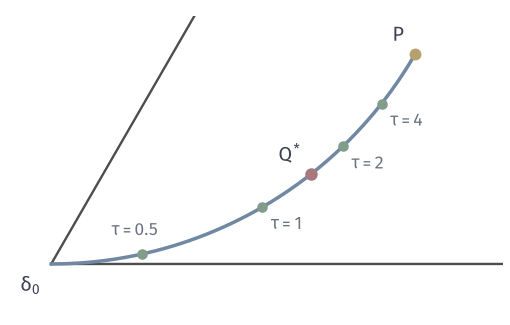

Source code (Python):
"""Gibbs path Q_tau propto P e^{-V/tau}, P uniform on {0,1,2}, V(x)=x, tau in (0,inf):
from delta_0 (tau->0) to P (tau->inf), drawn in the lower-left part of the simplex.
Green points tau=0.5,1,2,4; red point tau=1/ln2 -> (4/7,2/7,1/7); yellow point P."""
from pathlib import Path
import sys
HERE = Path(__file__).resolve().parent
sys.path.insert(0, str(HERE.parent/"dsel-common"))
from common import *

def gibbs(t):
    return tilt(U3, X3, -1/t)
fig, a = figure(width_mm=72, height_mm=46)
simplex_axes(a, labels=False)
a.text(-0.015, -0.015, r'$\delta_0$', ha='right', va='top')
ts = np.exp(np.linspace(math.log(0.08), math.log(200), 500))
Pth = np.array([gibbs(t) for t in ts]); x, y = simplex_xy(Pth)
a.plot(x, y, color=BLUE, lw=1.4)
for t in (0.5, 1, 2, 4):
    gx, gy = simplex_xy(gibbs(t)); a.scatter([gx], [gy], s=12, color=GREEN, zorder=4)
    if t == 0.5:
        a.text(gx-0.01, gy+0.02, rf'$\tau={t:g}$', fontsize=7, color=MUTED, ha='center', va='bottom')
    else:
        a.text(gx+0.012, gy-0.012, rf'$\tau={t:g}$', fontsize=7, color=MUTED, ha='left', va='top')
tau = 1/math.log(2); Qs = gibbs(tau); rx, ry = simplex_xy(Qs)
a.scatter([rx], [ry], s=18, color=RED, zorder=5)
a.text(rx-0.015, ry+0.012, r'$Q^{*}$', ha='right', va='bottom')
px, py = simplex_xy(U3); a.scatter([px], [py], s=16, color=YELLOW, zorder=5)
a.text(px-0.015, py+0.012, r'$P$', ha='right', va='bottom')
a.set_xlim(-0.06, 0.62); a.set_ylim(-0.06, 0.34)
save(fig, HERE, 'figure', {'tau_points': [0.5, 1, 2, 4], 'Qstar': Qs.tolist(),
     'points': {str(t): gibbs(t).tolist() for t in (0.5, 1, 2, 4)}})
